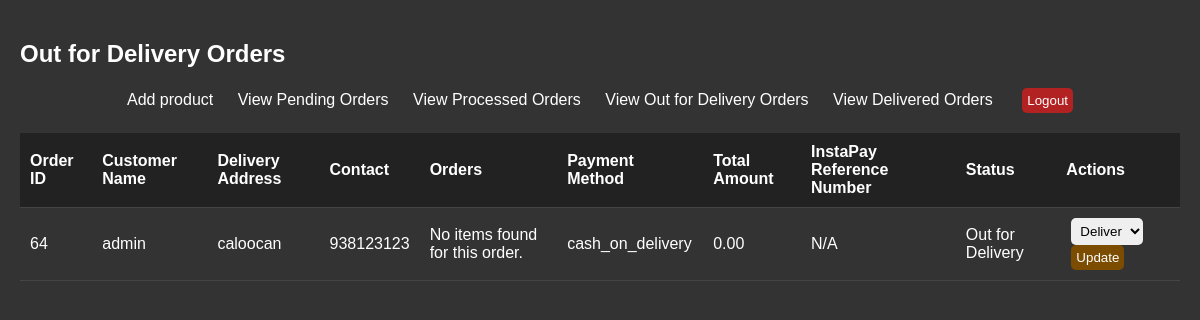
Page /out_for_delivery.php on the committed database.
### tables this page shows
CREATE TABLE `orders` (
  `id` int(11) NOT NULL,
  `customer_name` varchar(255) NOT NULL,
  `customer_address` varchar(255) NOT NULL,
  `customer_number` int(11) NOT NULL,
  `total_price` decimal(10,2) NOT NULL,
  `order_date` datetime DEFAULT current_timestamp(),
  `user_id` int(11) NOT NULL,
  `status` enum('Pending','Processed','Out for Delivery','Delivered') DEFAULT 'Pending',
  `payment_method` enum('cash_on_delivery','instapay') NOT NULL DEFAULT 'cash_on_delivery',
  `reference_number` varchar(255) NOT NULL DEFAULT 'N/A'
);

### out_for_delivery.php (the view, shortened to what this page needs)
<?php
$conn = new mysqli('localhost', 'root', '', 'brewsnbites');
$result = $conn->query("SELECT * FROM orders WHERE status = 'Out for Delivery'");
?>
<!DOCTYPE html>
<html lang="en">
<head>
</head>
<body>
<h2>Out for Delivery Orders</h2>
<center>
<div class="navbar">
<a href="add_product.php" target="_blank">Add product</a>
    <a href="admin.php">View Pending Orders</a>
    <a href="processed.php">View Processed Orders</a>
    <a href="out_for_delivery.php">View Out for Delivery Orders</a>
    <a href="delivered.php">View Delivered Orders</a>
    <form method="POST" style="display:inline;">
        <input type="submit" name="logout" value="Logout" style="background-color: #b22222;">
    </form>
</div>
</center>
<table>
    <tr>
        <th>Order ID</th>
        <th>Customer Name</th>
        <th>Delivery Address</th>
        <th>Contact</th>
        <th>Orders</th>
        <th>Payment Method</th>
        <th>Total Amount</th>
        <th>InstaPay Reference Number</th>
        <th>Status</th>
        <th>Actions</th>
    </tr>
    <?php while ($row = $result->fetch_assoc()): ?>
        <tr>
            <td><?php echo $row['id']; ?></td>
            <td><?php echo htmlspecialchars($row['customer_name']); ?></td>
            <td><?php echo htmlspecialchars($row['customer_address']); ?></td>
            <td><?php echo htmlspecialchars($row['customer_number']); ?></td>
            <td>
            <?php
                $orderId = $row['id'];
                $orderItemsStmt = $conn->prepare("SELECT * FROM order_items WHERE order_id = ?");
                $orderItemsStmt->bind_param("i", $orderId);
                $orderItemsStmt->execute();
                $orderItems = $orderItemsStmt->get_result();
                if ($orderItems->num_rows > 0) {
                    while ($orderItem = $orderItems->fetch_assoc()) {
                        echo htmlspecialchars($orderItem['product_name']) . " - x" . htmlspecialchars($orderItem['quantity']) . "<br>";
                    }
                } else {
                    echo "No items found for this order.";
                }
            ?>
            </td>
            <td><?php echo htmlspecialchars($row['payment_method']); ?></td>
            <td><?php echo htmlspecialchars($row['total_price']); ?></td>
            <td><?php echo htmlspecialchars($row['reference_number']); ?></td>
            <td><?php echo htmlspecialchars($row['status']); ?></td>
            <td>
                <form method="POST">
                    <select name="status">
                        <option value="Delivered">Deliver</option>
                    </select>
                    <input type="submit" value="Update">
                </form>
            </td>
        </tr>
    <?php endwhile; ?>
</table>
</body>
</html>

### out_for_delivery.php (style rules this page uses)
body { font-family: Arial, sans-serif; background-color: #333; color: #fff; margin: 0; padding: 20px; }
table { width: 100%; border-collapse: collapse; margin-top: 20px; }
th, td { padding: 10px; text-align: left; border-bottom: 1px solid #444; }
th { background-color: #222; }
form { display: inline; }
select, input[type="submit"] { padding: 5px; margin-left: 5px; border-radius: 5px; border: none; }
input[type="submit"] { background-color: #7c4d00; color: white; cursor: pointer; }
.navbar { margin-bottom: 20px; }
.navbar a { color: #fff; margin-right: 20px; text-decoration: none; }

### rows in the picture
orders: id "64", customer_name "admin", customer_address "caloocan", customer_number "938123123", shows "No items found for this order.", payment_method "cash_on_delivery", total_price "0.00", reference_number "N/A", status "Out for Delivery"
